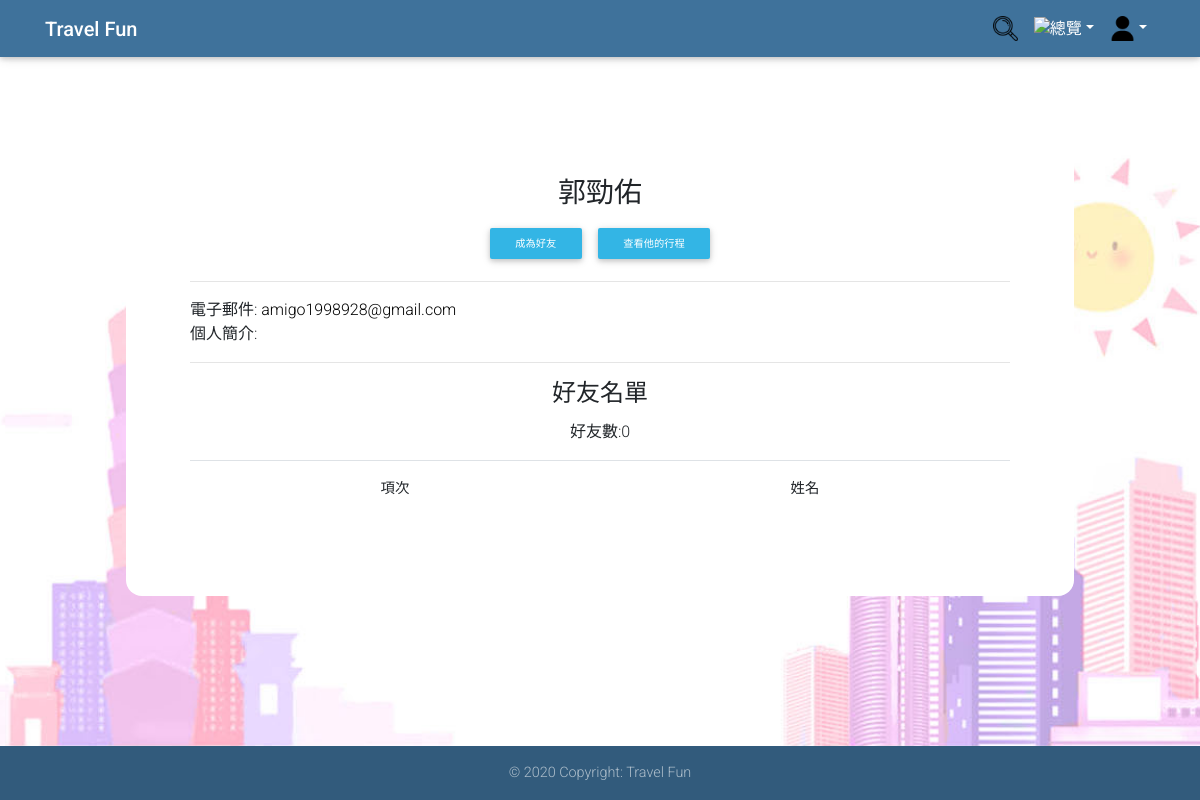
/about.php?id=chinyu, run on an earlier commit of the app's database.
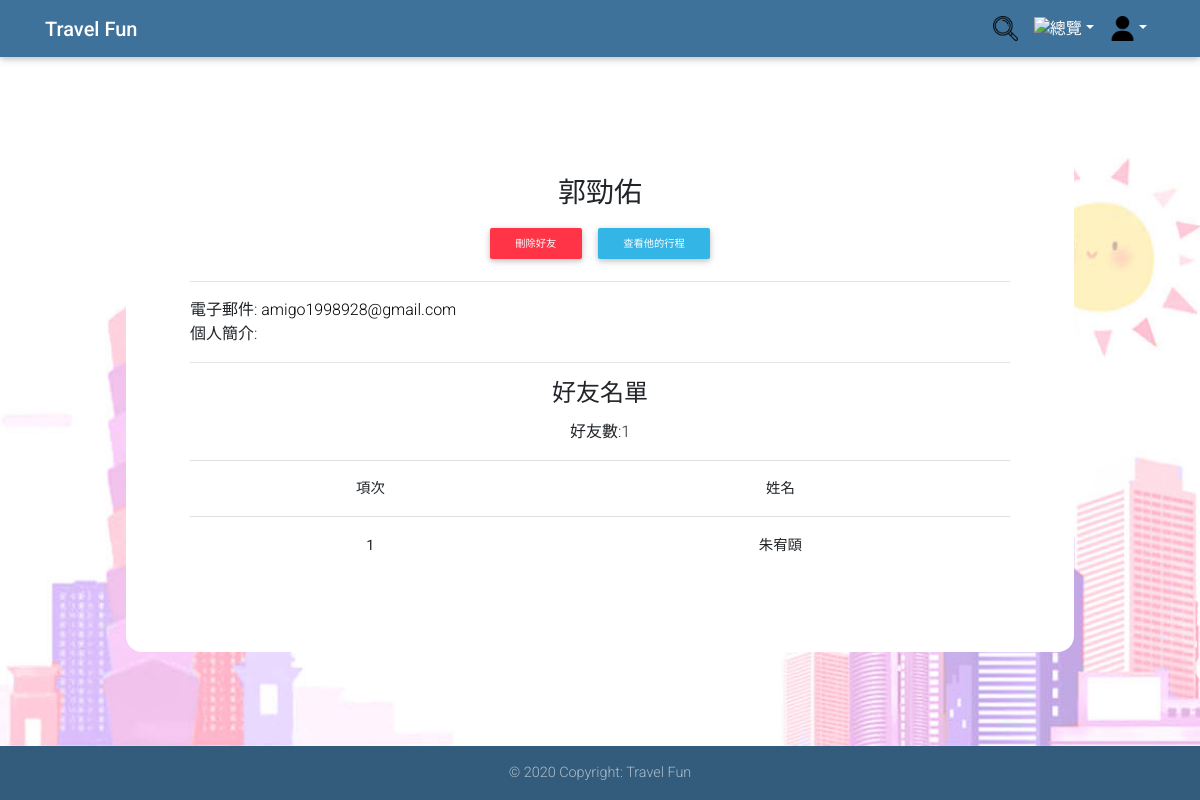
And on a later commit of the database.
### tables this page shows
CREATE TABLE `friend` (
  `friend_id` int(10) NOT NULL COMMENT '好友編號',
  `oneself` varchar(20) NOT NULL COMMENT '自己(帳號)',
  `others` varchar(20) NOT NULL COMMENT '他人(帳號)',
  `status` int(1) DEFAULT NULL COMMENT '好友狀態'
);

CREATE TABLE `user` (
  `user_id` varchar(20) NOT NULL COMMENT '會員帳號',
  `user_password` varchar(128) NOT NULL COMMENT '會員密碼',
  `user_name` varchar(20) NOT NULL COMMENT '會員名稱',
  `user_email` varchar(64) NOT NULL COMMENT '電子郵件',
  `user_key` char(32) NOT NULL COMMENT '代碼',
  `introduction` text NOT NULL COMMENT '自我介紹',
  `Authority` int(1) DEFAULT NULL COMMENT '權限代號'
);

### about.php (the view, shortened to what the changed rows need)
<?php
mysqli_query($con, "SET NAMES UTF8");
if (!isset($_GET['id'])) {
    if (isset($_SESSION['user_id'])) {
        $id = $_SESSION['user_id'];
    } else {
        header("Location: index.php");
    }
} else {
    $id = strip_tags($_GET['id']);
}
$sql = "SELECT * FROM `user` WHERE user_id='" . $id . "'";
$result = mysqli_query($con, $sql);
$row = mysqli_fetch_assoc($result);
$name = $row['user_name'];
$email = $row['user_email'];
$introduction = $row['introduction'];
if (isset($_GET['id'])) {
    $checksql = "select * from friend where `friend_id` in (SELECT `friend_id` FROM `friend` WHERE `oneself`='" . $_SESSION['user_id'] . "' or `others`='" . $_SESSION['user_id'] . "') and `oneself`='" . $_GET['id'] . "' or `others`='" . $_GET['id'] . "'";
    $checkresult = mysqli_query($con, $checksql);
    $checkrow = mysqli_fetch_assoc($checkresult);
    $friendid = $checkrow['friend_id'];
    $status = $checkrow['status'];
}
if (isset($_GET['Approved']) && isset($_SESSION['user_id'])) {
    $sql2 = "SELECT * FROM `friend` WHERE status is null  and friend_id in (select friend_id from friend where  `others`='$id' ) ORDER BY `friend`.`friend_id` ASC";
} else
{
    $sql2 = "SELECT * FROM `friend` WHERE status = 1 and friend_id in (select friend_id from friend where `oneself` = '$id' or `others`='$id' )  ORDER BY `friend`.`friend_id` ASC";
}
$result2 = mysqli_query($con, $sql2);
$records_per_page = 10;
if (isset($_GET["page"]))
    $page = $_GET["page"];
else
    $page = 1;
$total_records = mysqli_num_rows($result2);
$started_record = $records_per_page * ($page - 1);
if ($total_records != 0)
    mysqli_data_seek($result2, $started_record);
if (isset($_GET['Approved'])) {
    $place = "待審核名單";
} else if (isset($_GET['search'])) {
    $place = "搜尋會員:" . $_GET['search'];
} else {
    $place = "好友名單";
}
?>
<!DOCTYPE html>
<html>
<head>
    <link rel="stylesheet" href="https://use.fontawesome.com/releases/v5.11.2/css/all.css">
    <link rel="stylesheet" href="https://stackpath.bootstrapcdn.com/bootstrap/4.4.1/css/bootstrap.min.css">
    <link rel="stylesheet" href="css/mdb.min.css">
    <link rel="stylesheet" href="css/result.css">
</head>
<body>
    <main>
        <div class="py-md-5">
            <div class="container2">
                <?php if (!isset($_GET['search'])) { ?>
                    <h3 class='text-center card-title'><b><?php echo $name; ?></b></h3>
                    <center>
                        <?php if (isset($_GET['id']) && $_GET['id'] != $_SESSION['user_id']) {
                            if (empty($checkrow)) { ?>
                                <input class="btn btn-info btn-sm" type="button" value="成為好友" onclick="location.href='about.php?id=<?php echo $_GET['id']; ?>&addfriend=<?php echo $_GET['id']; ?>'" />
                            <?php } else if ($status == 1) { ?>
                                <input class="btn btn-danger btn-sm" type="button" value="刪除好友" onclick="location.href='about.php?id=<?php echo $_GET['id']; ?>&del=<?php echo $friendid; ?>'" />
                        <?php }
                        } ?>
                        <?php if ($id != $_SESSION['user_id']) { ?>
                            <button class="btn btn-info btn-sm" type="button" onclick="location.href='itineraries.php?id=<?php echo $id; ?>'">查看他的行程</button>
                        <?php } ?>
                    </center>
                    <hr>
                    電子郵件:<?php echo " <a href='mailto:" . $email . "'><font color='black'>" . $email . "</font></a>"; ?> <br>
                    個人簡介:<?php echo $introduction.$addfriendsql; ?> <br>
                    <hr>
                <?php } ?>
                <h4 class='text-center card-title'><b><?php echo $place; ?></b></h4>
                <center>好友數:<?php echo $total_records; ?><p>
                        <center>
                            <table class='table'>
                                <thead>
                                    <tr align='center' valign='center'>
                                        <td>項次</td>
                                        <td>
                                            <nobr>姓名</nobr>
                                        </td>
                                </thead>
                                <tbody>
                                    <?php
                                    $j = 1;
                                    while ($row2 = mysqli_fetch_assoc($result2) and $j <= $records_per_page) {
                                        $oneself = $row2['oneself'];
                                        $other = $row2['others'];
                                        if ($oneself == $id) {
                                            $out_id = $other;
                                        } else {
                                            $out_id = $oneself;
                                        }
                                        $selectsql = "select * from user where user_id='" . $out_id . "'";
                                        $selectresult = mysqli_query($con, $selectsql);
                                        $selectrow = mysqli_fetch_assoc($selectresult);
                                        $out_name = $selectrow['user_name'];
                                        $j++;
                                    ?>
                                        <tr align="center" valign="center">
                                            <th><?php echo $j - 1; ?></th>
                                            <th><a href=?id=<?php echo $out_id; ?>><?php echo $out_name ?></a></th>
                                        </tr>
                                    <?php } ?>
                                </tbody>
                            </table>
            </div>
        </div>
    </main>
</body>
</html>

What changed in the data, as far as the page shows it:
added friend: oneself.user_name "朱宥頤"
Also different on the page:
form field value: (not shown) → "刪除好友"
$total_records: "0" → "1"
form field value: "成為好友" → (not shown)
